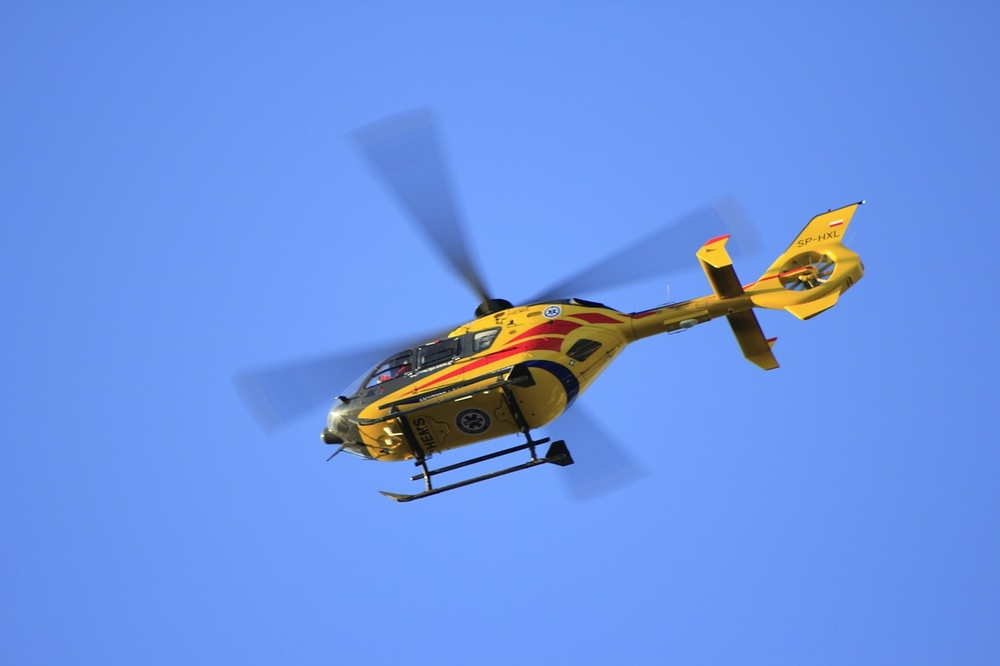
#> input picture Dosyalar/heli.jpg, 1000 x 666 px, shrunk from 1280 x 853 before the run, found by its file name
$ python openCv-11_CannyEdge.py
#> lines starting #> are read from the running program, lines starting #| are printed output that depends on the picture; after the words box and inside, x2 and y2 are one past the last pixel; in counts of white or black regions, pixels touching at a corner belong together
# -*- coding: utf-8 -*-
"""
Created on Sun Apr  5 13:54:17 2020

@author: tdenizgez
"""


import cv2
import numpy as np

"""

Canny fonksiyonu parametre olarak görüntü,minThreshold,maxThreshold almakta
burada manuel threhold yapılmış
threshhold üzerinde smoothing yapılmış
ve orijinal image üzerinde kenar tespiti yapılmıştır

"""


img = cv2.imread("C:\\Users\\tdenizgez\\Desktop\\OpenCv\\Dosyalar\\heli.jpg")
#> img is the input picture: shape (666, 1000, 3); mean B, G, R 228.3, 147, 107.5
gray_img = cv2.cvtColor(img, cv2.COLOR_BGR2GRAY)
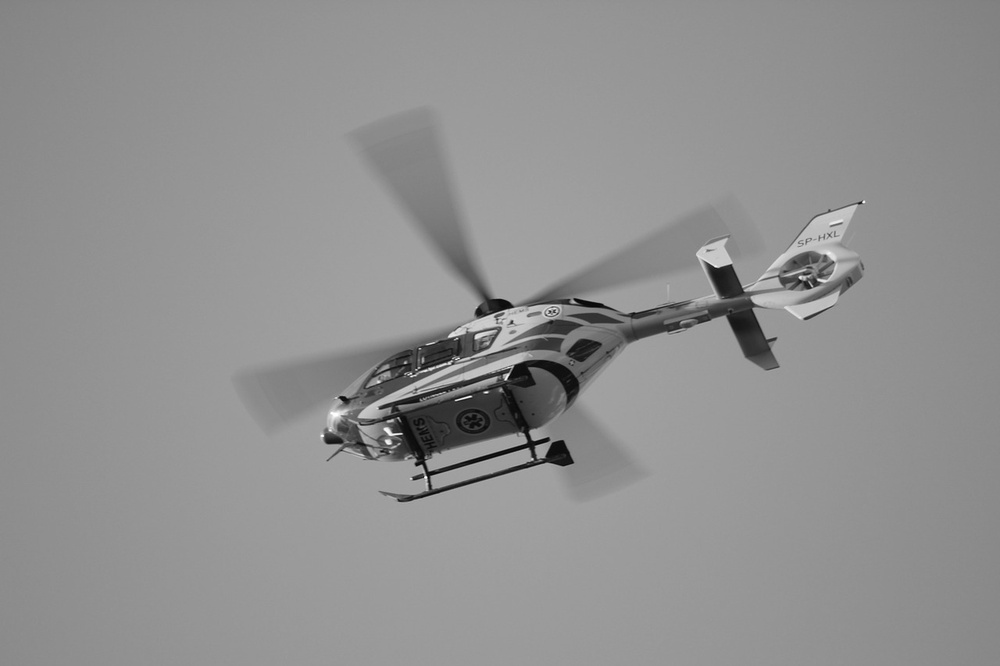
#> gray_img: shape (666, 1000); min 4, max 254, mean 144.5
th1 = cv2.adaptiveThreshold(gray_img, 255, cv2.ADAPTIVE_THRESH_GAUSSIAN_C, cv2.THRESH_BINARY, 21, 2)
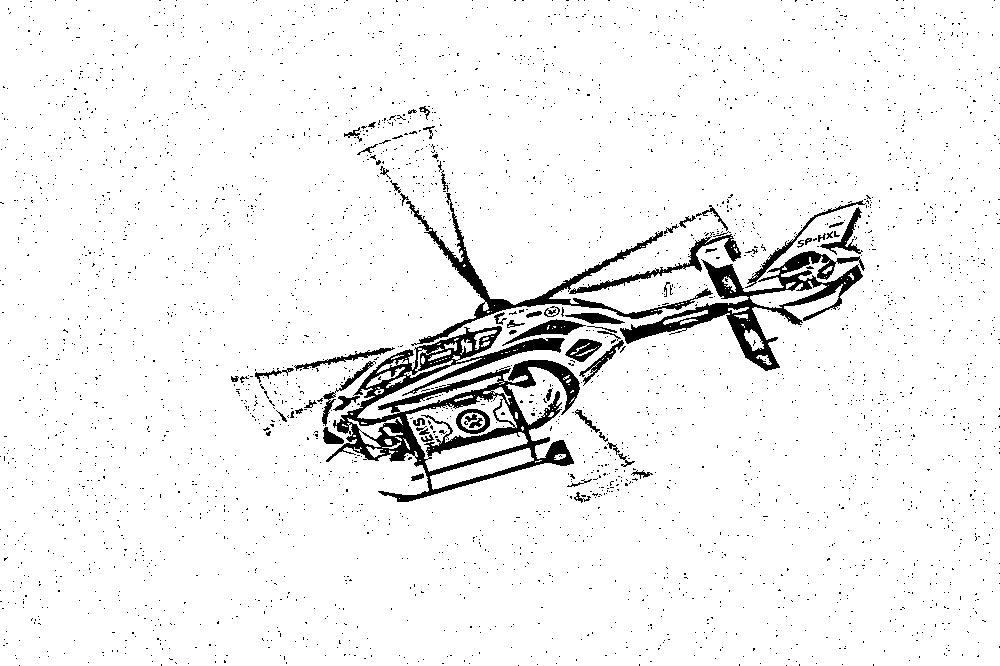
#> th1: shape (666, 1000); 94.5% white; 3262 black regions (3197 under 20 px), largest, box (x1, y1, x2, y2) and area: (326, 326, 580, 502) 12776, (620, 251, 865, 371) 6211, (406, 193, 713, 346) 3672
th1_smooth = cv2.medianBlur(th1, 3)
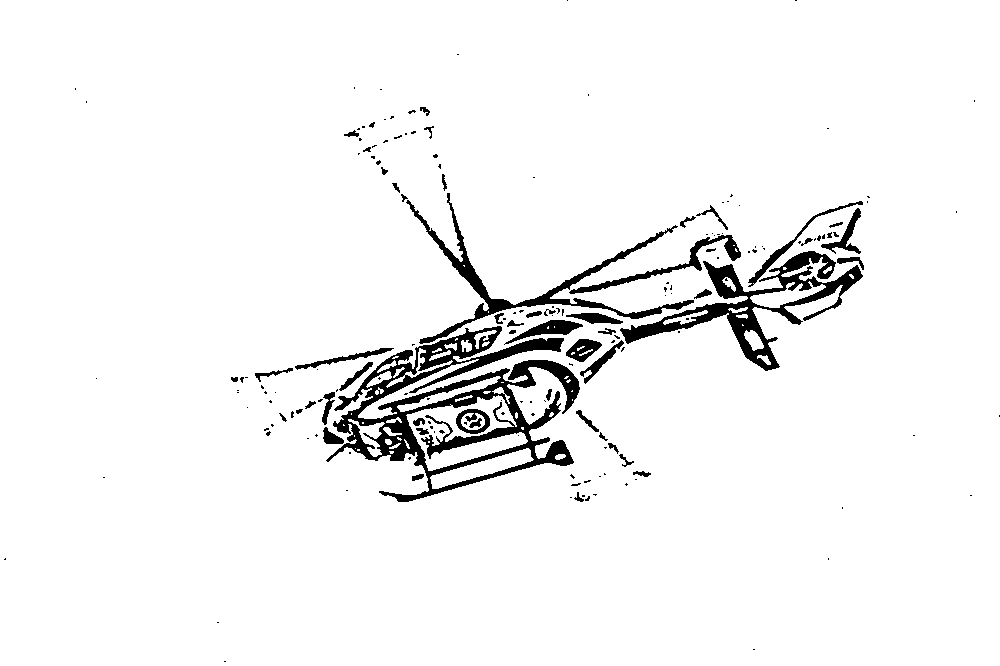
#> th1_smooth: shape (666, 1000); 95.3% white; 183 black regions (129 under 20 px), largest, box (x1, y1, x2, y2) and area: (326, 326, 580, 502) 13189, (620, 251, 863, 371) 6110, (406, 193, 694, 344) 3652


edges = cv2.Canny(img,100,200)
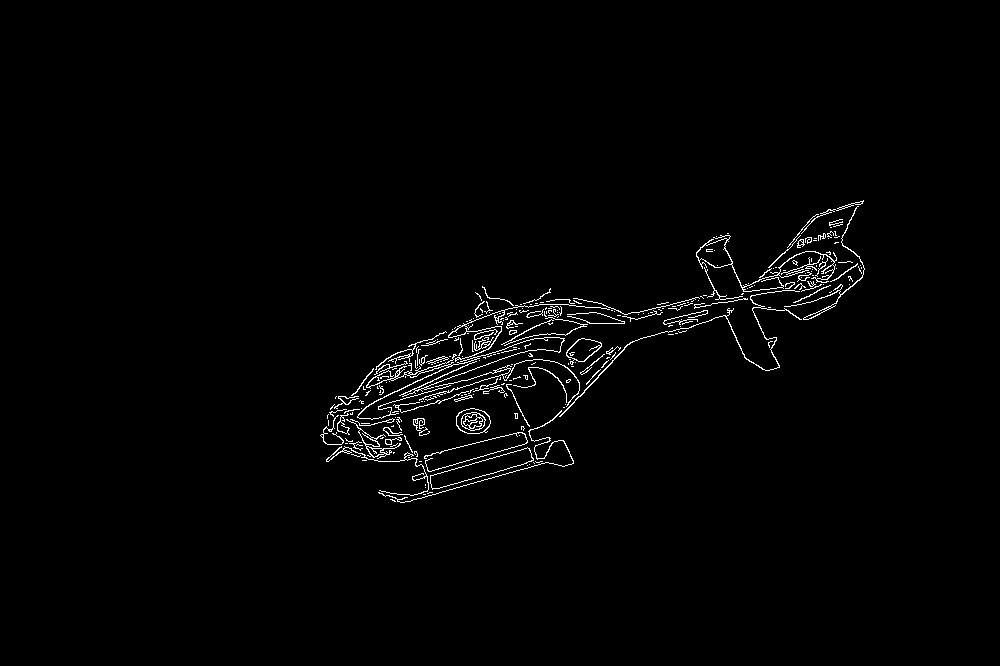
#> edges: shape (666, 1000); 1.4% white in thin lines or dots, all inside (x1, y1, x2, y2) = (320, 200, 865, 503)
edges_thresholded = cv2.Canny(th1, 100,200)
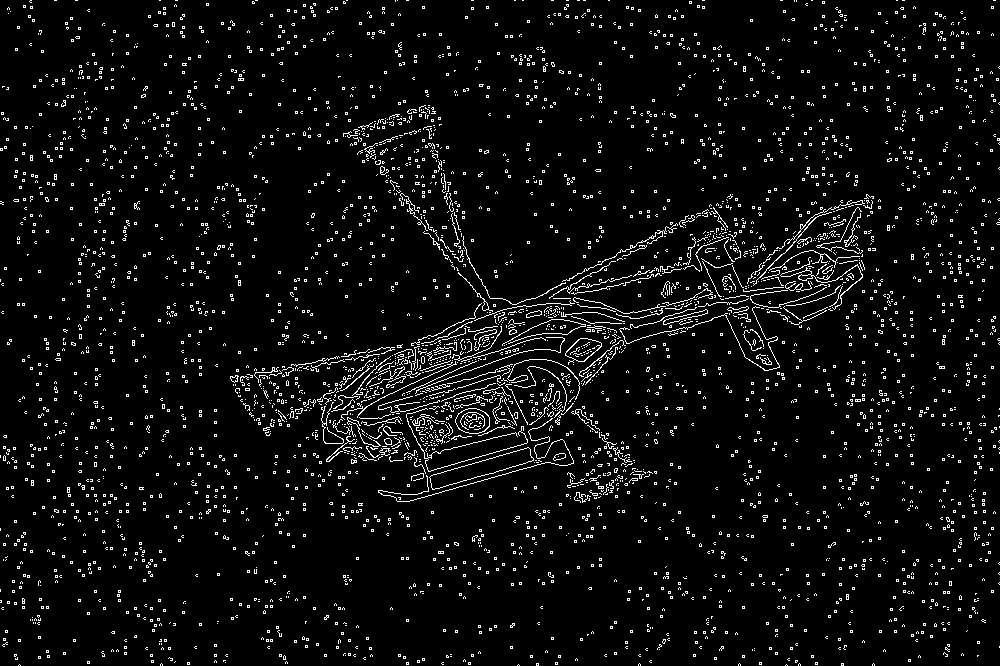
#> edges_thresholded: shape (666, 1000); 5% white in thin lines or dots
edges_smoothed_thresholded = cv2.Canny(th1_smooth, 100,200)
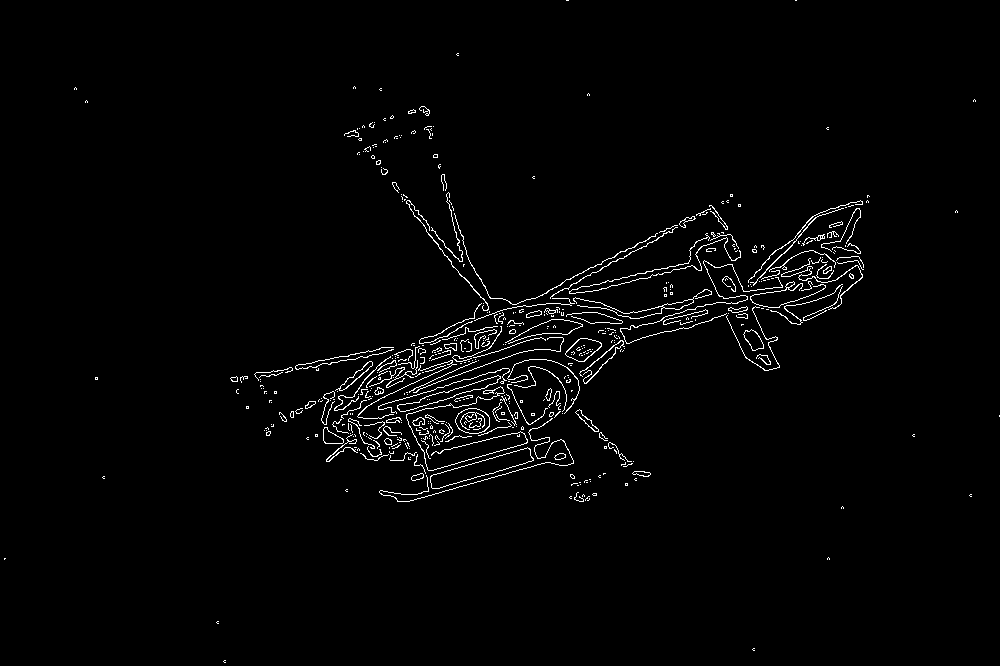
#> edges_smoothed_thresholded: shape (666, 1000); 1.8% white in thin lines or dots

cv2.imshow("orijinal_image",edges)
cv2.imshow("edges_thresholded",edges_thresholded)
cv2.imshow("edges_smoothed_thresholded",edges_smoothed_thresholded)


cv2.waitKey()
cv2.destroyAllWindows()
